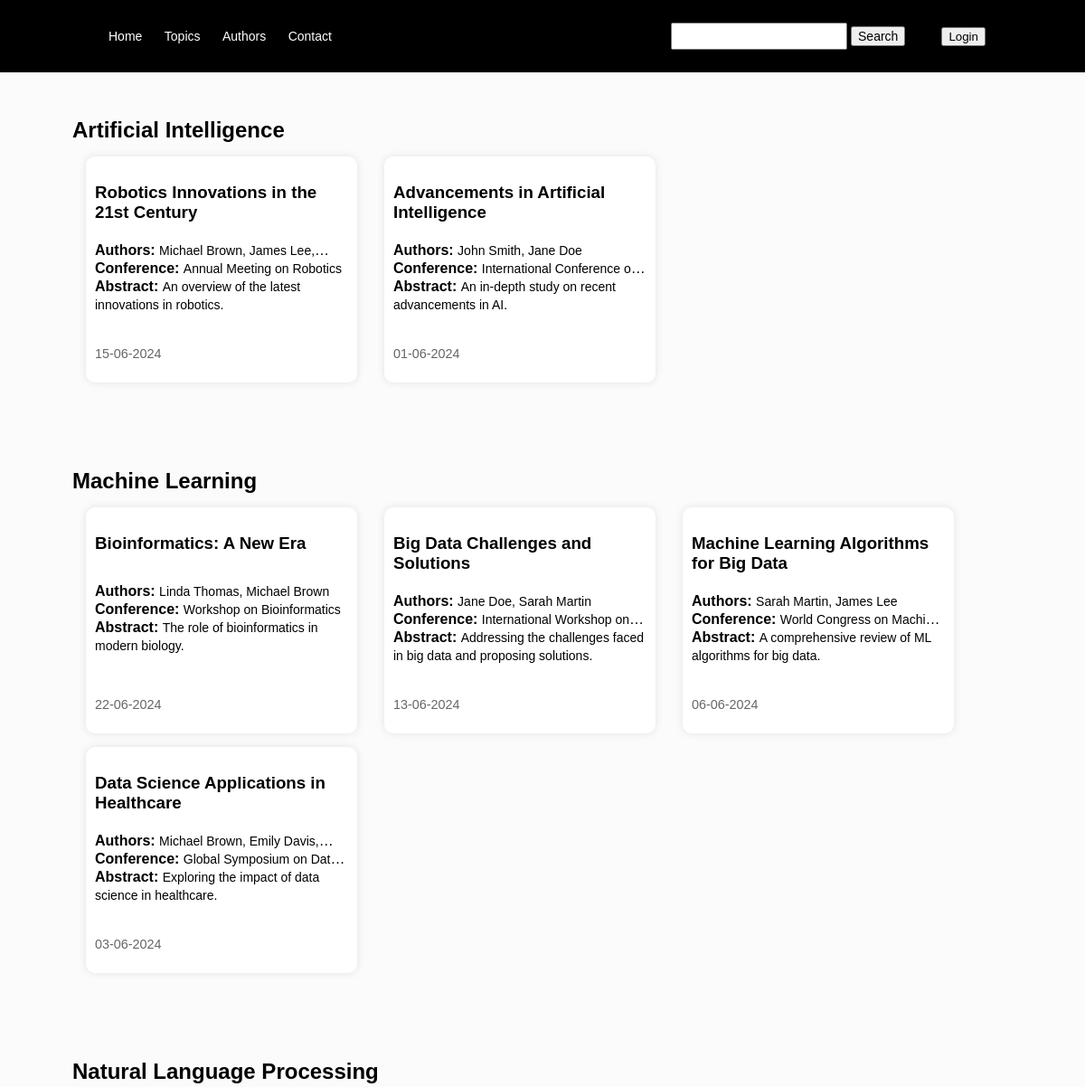
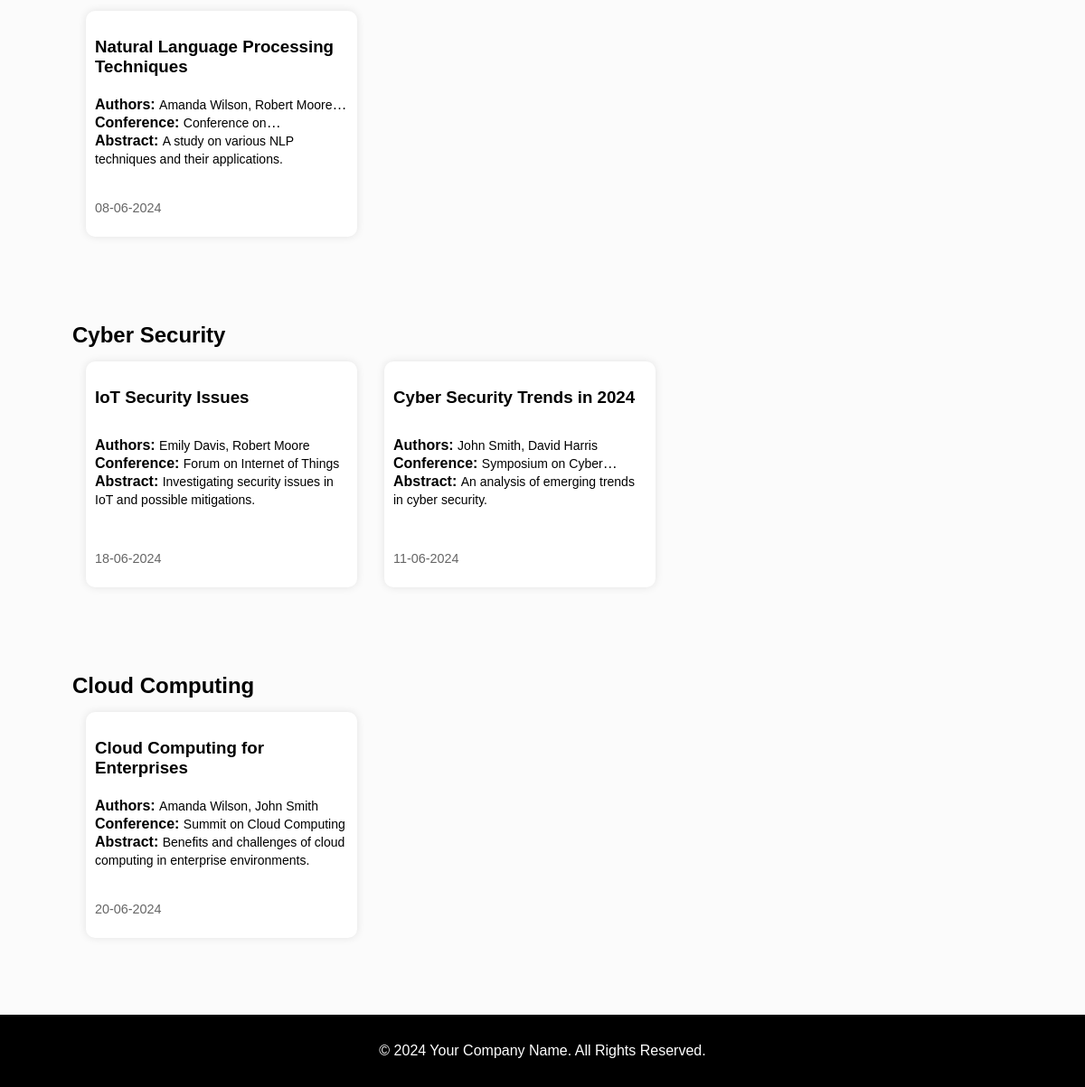
The page / on the database its author committed (2 pictures, top to bottom).
### tables this page shows
CREATE TABLE TOPICS (
    topic_id INT AUTO_INCREMENT PRIMARY KEY,
    topic_name VARCHAR(255) NOT NULL
);

CREATE TABLE PAPERS (
    paper_id INT AUTO_INCREMENT PRIMARY KEY,
    title VARCHAR(255) NOT NULL,
    author_string_list VARCHAR(255) NOT NULL,
    abstract VARCHAR(1000) NOT NULL,
    conference_id INT NOT NULL,
    topic_id INT NOT NULL,
    user_id INT NOT NULL
);

CREATE TABLE CONFERENCES (
    conference_id INT AUTO_INCREMENT PRIMARY KEY,
    name VARCHAR(255) NOT NULL,
    abbreviation VARCHAR(10) NOT NULL,
    rank VARCHAR(1) NOT NULL,
    start_date DATE NOT NULL,
    end_date DATE NOT NULL,
    type VARCHAR(50) NOT NULL
);

### controller/home_controller.php (called while the page is built, shortened)
<?php
    class HomeController{
        public function index(){
            $data = HomeModel::listAll();
            $DECORATE = "view/css/home.css";
            require_once"view/template/template.php";
    }
}
?>

### model/home_model.php (called while the page is built, shortened)
<?php
class ManagePapers
{
    public function __construct($topic, $topic_id)
    {
        $this->topic_id = $topic_id;
        $this->topic = $topic;
    }
}
?>
<?php
class HomeModel
{
    public static function listAll()
    {
        $mysqli = connect();
        $dstpp = array();
        $mysqli->query("SET NAMES utf8");
        $query_topic = "SELECT T.topic_id, topic_name from Papers P JOIN TOPICS T ON P.conference_id = T.topic_id GROUP BY topic_name, T.topic_id ORDER BY T.topic_id ASC";
        $result_topic = $mysqli->query($query_topic);
        if ($result_topic) {
            foreach ($result_topic as $row) {
                $dstpp[] = new ManagePapers($row["topic_name"], $row["topic_id"]);
            }
        }
        foreach ($dstpp as $row) {
            $query = "SELECT * FROM PAPERS P JOIN PARTICIPATION PT ON P.paper_id = PT.paper_id AND P.user_id = PT.author_id JOIN CONFERENCES C ON C.conference_id = P.conference_id WHERE p.topic_id = {$row->topic_id} ORDER BY PT.date_added DESC";
            $result = $mysqli->query($query);
            if ($result) {
                foreach ($result as $rowPaper) {
                    $dateTime = $rowPaper["date_added"];
                    $date = new DateTime($dateTime);
                    $paper = new PaperItem($rowPaper["title"], $rowPaper["author_string_list"], $rowPaper["abstract"], $date->format('d-m-Y'), $rowPaper["name"], $rowPaper['abbreviation'], $rowPaper["paper_id"],);
                }
            }
        }
        return $dstpp;
    }
}
?>

### model/search_model.php (called while the page is built, shortened)
<?php
class PaperItem
{
    public function __construct( $title, $listAuthor, $abstract, $dateAdded, $conference, $abbreviation, $paperId)
    {
        $this->title = $title;
        $this->listAuthor = $listAuthor;
        $this->abstract = $abstract;
        $this->dateAdded = $dateAdded;
        $this->conference = $conference;
        $this->paperId = $paperId;
    }
}
?>

### view/home.php (the view, shortened to what this page needs)
<?php foreach ($data as $topic): ?>
    <div class="topic">
        <h2><?php echo $topic->topic ?> </h2>
        <div class="items">
            <?php foreach ($topic->papers as $paper): ?>
                <a href="index.php?action=detail-item&paper-id=<?php echo $paper->paperId?>" class="item-link">
                    <div class="item">
                        <h3><?php echo $paper->title; ?></h3>
                        <div class="space-content">
                            <div class="space-content-author-name">
                                <p><span class="solid">Authors: </span><span class="detail-content"><?php echo $paper->listAuthor; ?></span></p>
                            </div>
                            <div class="space-content-conference-name">
                                <p><span class="solid">Conference: </span><span class="detail-content"><?php echo $paper->conference; ?></span></p>
                            </div>
                            <div class="space-content-abstract">
                                <p><span class="solid">Abstract: </span><span class="detail-content"><?php echo $paper->abstract; ?></span></p>
                            </div>
                        </div>
                        <p class="date"><?php echo $paper->dateAdded ?></p>
                    </div>
                </a>
            <?php endforeach; ?>
        </div>
    </div>
<?php endforeach; ?>

### index.php (shortened to what this page needs)
<?php
require_once ("./controller/home_controller.php");
require_once ("./controller/detail_item_controller.php");
require_once ("./model/home_model.php");
require_once ("./model/search_model.php");
$action = "";
switch ($action) {
    default:
        $controller = new HomeController();
        $controller->index();
        break;
}
?>

### view/template/template.php (shortened to what this page needs)
<?php
$is_logged_in = isset($_SESSION['user_id']);
?>
<!DOCTYPE html>
<html lang="en">
<head>
    <link href="view/css/template.css" rel="stylesheet" type="text/css" />
    <link href=<?php echo '"' . $DECORATE . '"' ?> id="css-decorate" rel="stylesheet" type="text/css" />
</head>
<body>
    <div id="container">
        <header>
            <div class="header-left">
                <a href="index.php">Home</a>
                <a href="#">Topics</a>
                <a href="#">Authors</a>
                <a href="#">Contact</a>
            </div>
            <div class="header-right">
                <div class="search">
                    <input id="keyword" type="text" name="query">
                    <button type="submit" onclick="searchPaper()">Search</button>
                </div>
                <div class="user-options">
                    <?php if (!$is_logged_in): ?>
                        <a href="index.php?action=login-page"><button>Login</button></a>
                    <?php endif; ?>
                </div>
            </div>
        </header>
        <main>
            <?php
                require_once($VIEW);
            ?>
        </main>
        <footer>
            <p>&copy; 2024 Your Company Name. All Rights Reserved.</p>
        </footer>
    </div>
</body>
</html>

### view/css/template.css (style rules this page uses)
* { box-sizing: border-box; }
a { text-decoration: none; color: inherit; }
html, body { background-color: rgb(251, 251, 251); font-family: Arial, Helvetica, sans-serif; margin: 0; padding: 0; width: 100%; height: 100%; }
.solid { font-weight: bolder; }
#container { display: grid; grid-template-areas: "header" "main" "footer"; width: 100%; height: 100%; grid-template-rows: 10% auto 10%; grid-template-columns: 100%; }
header { background-color: black; grid-area: header; display: flex; align-items: center; justify-content: space-between; padding: 0 100px; }
.header-left a, .header-right a { padding-left: 20px; color: white; font-size: 14px; text-decoration: none; }
.header-right { display: flex; align-items: center; justify-content: center; }
.header-right div { padding-left: 10px; padding-right: 10px; }
.header-right .search button { font-size: 14px; }
.header-right .search input { padding: 5px; font-size: 14px; }
main { grid-area: main; padding: 20px; margin: 0 5% 0 5%; display: flex; flex-direction: column; }
footer { background-color: black; grid-area: footer; color: white; display: flex; justify-content: center; align-items: center; }

### view/css/home.css (style rules this page uses)
.topic h2 { align-items: start; margin-top: 30px; margin-bottom: 15px; }
.items { list-style: none; display: flex; flex-wrap: wrap; }
.items .item { background-color: white; box-shadow: 0 0 10px rgba(0, 0, 0, 0.1); transition: background-color 0.3s; height: 250px; width: 300px; margin: 0 15px 15px 15px; padding: 10px; border-radius: 10px; display: flex; flex-direction: column; justify-content: space-between; }
.space-content-abstract { display: -webkit-box; -webkit-line-clamp: 3; -webkit-box-orient: vertical; overflow: hidden; text-overflow: ellipsis; }
.space-content-conference-name { display: -webkit-box; -webkit-line-clamp: 1; -webkit-box-orient: vertical; overflow: hidden; text-overflow: ellipsis; }
.space-content-author-name { display: -webkit-box; -webkit-line-clamp: 1; -webkit-box-orient: vertical; overflow: hidden; text-overflow: ellipsis; }
.space-content { line-height: 20px; }
.space-content p { margin: 0; }
.detail-content { font-size: 14px; }
.item h3 { margin-bottom:0; padding-bottom: 0; }
.date { font-size: 0.9em; color: hsl(0, 0%, 40%); padding: 0; }

### rows shown on the page
topics: topic_name "Artificial Intelligence"
papers: title "Robotics Innovations in the 21st Century", author_string_list "Michael Brown, James…", conference.name "Annual Meeting on Robotics", abstract "An overview of the latest innovations in robotics.", dateAdded "15-06-2024"
papers: title "Advancements in Artificial Intelligence", author_string_list "John Smith, Jane Doe", conference.name "International Conference…", abstract "An in-depth study on recent advancements in AI.", dateAdded "01-06-2024"
topics: topic_name "Machine Learning"
papers: title "Bioinformatics: A New Era", author_string_list "Linda Thomas, Michael Brown", conference.name "Workshop on Bioinformatics", abstract "The role of bioinformatics in modern biology.", dateAdded "22-06-2024"
papers: title "Big Data Challenges and Solutions", author_string_list "Jane Doe, Sarah Martin", conference.name "International Workshop…", abstract "Addressing the challenges faced in big data and proposing solutions.", dateAdded "13-06-2024"
papers: title "Machine Learning Algorithms for Big Data", author_string_list "Sarah Martin, James Lee", conference.name "World Congress on…", abstract "A comprehensive review of ML algorithms for big data.", dateAdded "06-06-2024"
papers: title "Data Science Applications in Healthcare", author_string_list "Michael Brown, Emily…", conference.name "Global Symposium on…", abstract "Exploring the impact of data science in healthcare.", dateAdded "03-06-2024"
topics: topic_name "Natural Language Processing"
papers: title "Natural Language Processing Techniques", author_string_list "Amanda Wilson, Robert…", conference.name "Conference…", abstract "A study on various NLP techniques and their applications.", dateAdded "08-06-2024"
topics: topic_name "Cyber Security"
papers: title "IoT Security Issues", author_string_list "Emily Davis, Robert Moore", conference.name "Forum on Internet of Things", abstract "Investigating security issues in IoT and possible mitigations.", dateAdded "18-06-2024"
papers: title "Cyber Security Trends in 2024", author_string_list "John Smith, David Harris", conference.name "Symposium on…", abstract "An analysis of emerging trends in cyber security.", dateAdded "11-06-2024"
topics: topic_name "Cloud Computing"
papers: title "Cloud Computing for Enterprises", author_string_list "Amanda Wilson, John Smith", conference.name "Summit on Cloud Computing", abstract "Benefits and challenges of cloud computing in enterprise environments.", dateAdded "20-06-2024"
